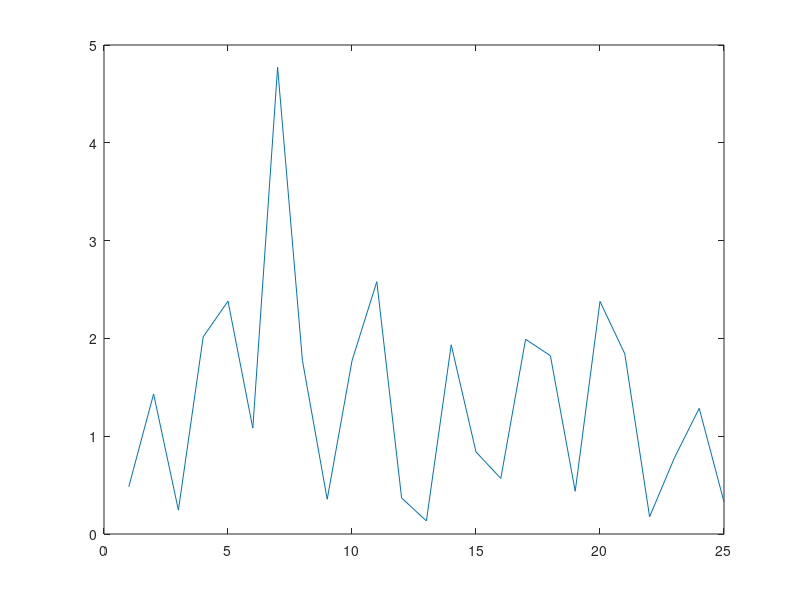

The MATLAB script that drew this image:
t = 1:25;
y = [ 5.0291 6.5099 5.3666 4.1272 4.2948
6.1261 12.5140 10.0502 9.1614 7.5677
7.2920 10.0357 11.0708 13.4045 12.8415
11.9666 11.0765 11.7774 14.5701 17.0440
17.0398 15.9069 15.4850 15.5112 17.6572];
y = y';
y = y(:);

plot(t, y, 'o', 'color', 'blue'); hold on;

A = ones(numel(t), 2);
A(:, 1) = t;
b = A\y;

pt = b(2)+b(1).*t;
plot(t, pt, 'color', 'red');
hold off;

pause
r = abs(pt' - y);
plot(t, r);